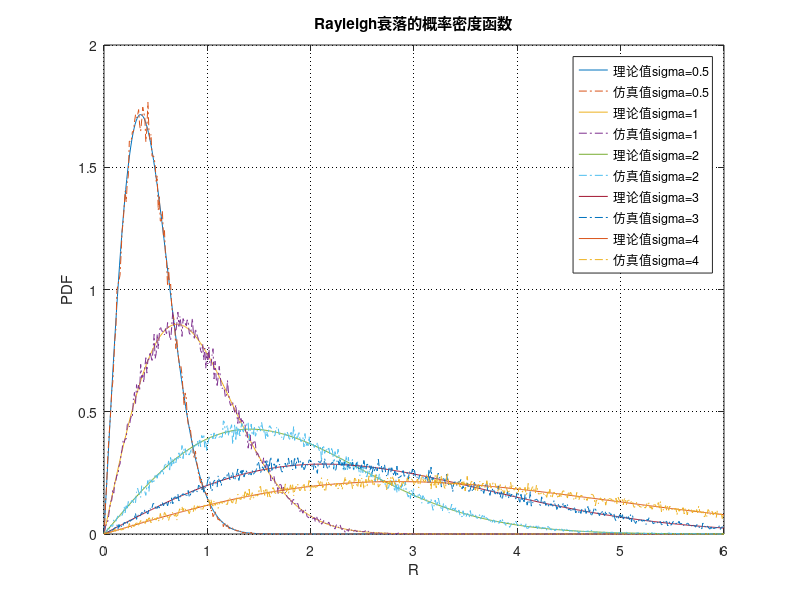

Recreate this plot in MATLAB.
%-----------------------Rayleigh信道衰落系数的计算-------------------------%
clc
clear
close all

sigma_ = [0.5 1 2 3 4];
figure;
for i = 1:5
    sigma = sigma_(i);
    V = 0:0.01:6;
    pdf_rayleigh = (2*V/sigma^2).*exp(-V.^2/sigma^2);
    plot(V, pdf_rayleigh,'-');
    hold on;

    N = 10^5;                                         %测试样本点数
    x = sqrt(sigma^2/2)*randn(2,N)+0;  %产生均值为0,方差为sigma^2/2的高斯随机变量
    xx = x(1,:) + sqrt(-1)*x(2,:);
    R = abs(xx);                                      %信号包络(理论上服从瑞利分布)

    k = 0:0.01:6;                                     %统计区间
    dk = 0.01;                                        %组距
    p = [];
    for i = 1:(length(k)-1)
        num = length(find(R >= k(i) & R < k(i+1)));   %找到R里面介于k(i)和k(i+1)的元素的个数
        p = [p num/length(R)];                        %得到R中的值介于k(i)和k(i+1)的概率
    end
    pdf = p/dk;                                       %概率除以组距即可得到概率密度
    k_new = 0.005:0.01:(6-0.005);                     %取一组的中值表征这个区间
    plot(k_new, pdf,'-.');
    grid on;
    set(gca,'GridLineStyle',':','GridColor','k','GridAlpha',1);
    xlabel('R');
    ylabel('PDF');
    title('Rayleigh衰落的概率密度函数');
    legend('理论值sigma=0.5','仿真值sigma=0.5','理论值sigma=1','仿真值sigma=1',...
        '理论值sigma=2','仿真值sigma=2','理论值sigma=3','仿真值sigma=3',...
        '理论值sigma=4','仿真值sigma=4');
end
% ————————————————
% 版权声明：本文为CSDN博主「凝望，划过星空.scut」的原创文章，遵循CC 4.0 BY-SA版权协议，转载请附上原文出处链接及本声明。
% 原文链接：https://blog.csdn.net/weixin_44586473/article/details/114484088